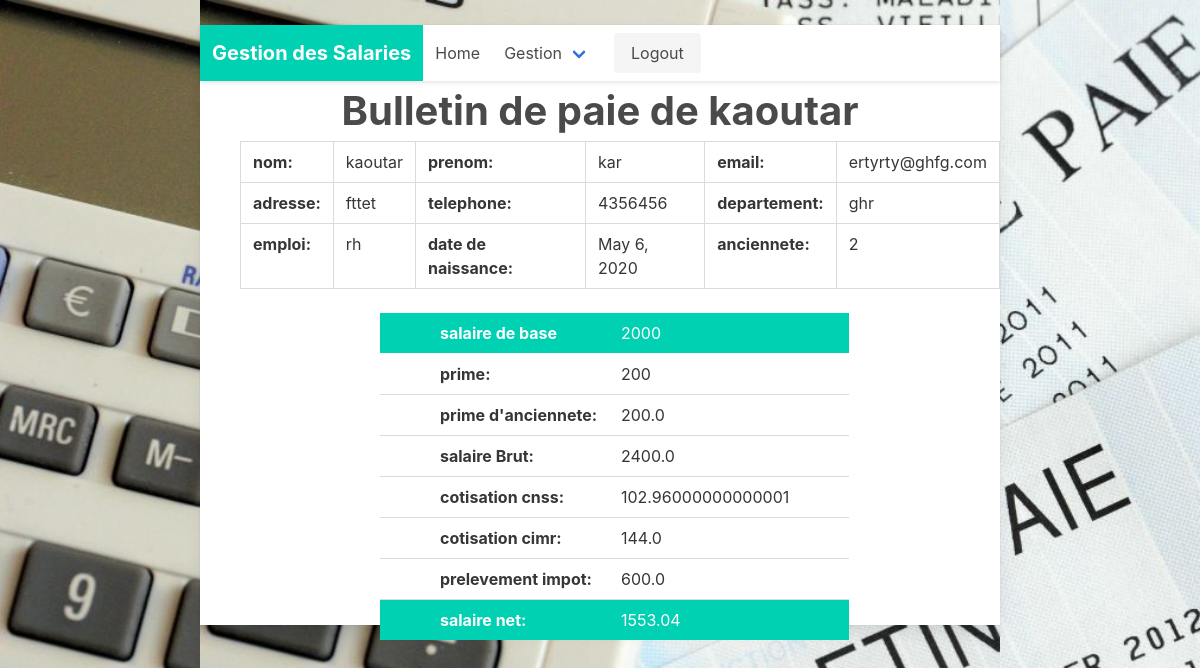
Page /gestion/getEMpl/3 (signed in) on the committed database.
### gestion/models.py (models this page shows)
class Employe(models.Model):
    matricule = models.CharField(max_length=20)
    nom = models.CharField(max_length=30)
    prenom = models.CharField(max_length=30)
    cin = models.CharField(max_length=10)
    adresse = models.CharField(max_length=150)
    telephone = models.CharField(max_length=10)
    email = models.EmailField(max_length=200)
    dateNaissance = models.DateField()
    departement = models.CharField(max_length=30)
    emploiOccupe = models.CharField(max_length=30)
    Anciennete = models.IntegerField()
    salaireBase = models.IntegerField()
    """la notation ManyToOne"""
    bulletinPaie = models.ForeignKey('BulletinPaie', on_delete=models.CASCADE)
    user = models.OneToOneField(User, on_delete=models.CASCADE)
    """def __str__(self):
        return self.matricule, " ", self.nom, " ", self.prenom, " ", self.cin, " ", self.adresse, " ", self.telephone\
            , " ", self.email, " ", self.dateNaissance, " ", self.departement, " ", self.emploiOccupe\
            , " ", self.Anciennete, " ", self.salaireBase"""

class BulletinPaie(models.Model):
    prime = models.IntegerField()
    p_impot = 0.25
    p_cnss = 0.0429
    p_cimr = 0.06
    """def __str__(self):
        return self.prime, " ", self.p_impot, " ", self.p_cnss, " ", self.p_cimr"""

### gestion/views.py (the view)
# urls.py: url('getEMpl/(?P<pk>.+)', view=calculSalaireNet, name='getsal'),
@login_required(login_url='index')
def calculSalaireNet(request, pk):
    s = Salarie.objects.get(id=pk)
    if s.Anciennete < 2:
        primeAnciennete = 0
    elif s.Anciennete > 2 & s.Anciennete < 5:
        primeAnciennete = s.salaireBase*0.05
    elif s.Anciennete > 5 & s.Anciennete < 12:
        primeAnciennete = s.salaireBase * 0.1
    elif s.Anciennete > 12 & s.Anciennete < 20:
        primeAnciennete = s.salaireBase * 0.15
    elif s.Anciennete > 20 & s.Anciennete < 25:
        primeAnciennete = s.salaireBase * 0.2
    else:
        primeAnciennete = s.salaireBase * 0.25
    salaireBrut = s.salaireBase + primeAnciennete + s.bulletinPaie.prime
    if salaireBrut <= 6000:
        cnss = salaireBrut * s.bulletinPaie.p_cnss
    else:
        cnss = 6000 * s.bulletinPaie.p_cnss
    cimr = salaireBrut * s.bulletinPaie.p_cimr
    impot = salaireBrut * s.bulletinPaie.p_impot
    salaireNet = salaireBrut - cnss - cimr - impot
    return render(request, 'getSalarie.html', {"user": s, 'primeAnciennete': primeAnciennete, 'salaireBrut': salaireBrut, 'cnss': cnss, 'cimr': cimr, 'impot': impot, 'salaireNet': salaireNet})

### templates/getSalarie.html (shortened to what this page needs)
{% extends 'base.html' %}
{% block content %}
        <h2 class=" is-size-2 has-text-centered has-text-weight-bold "> Bulletin de paie de {{ user.nom }}</h2>
    <table class="table is-bordered"style="margin-left: 40px">
       <tr> <th>nom:</th> <td>{{ user.nom }}</td><th>prenom:</th> <td>{{ user.prenom }}</td><th>email: </th><td>{{ user.email }}</td></tr>
        <tr><th>adresse:</th> <td>{{ user.adresse }}</td><th>telephone:</th> <td>{{ user.telephone }}</td><th>departement:</th> <td>{{ user.departement }}</td></tr>
        <tr><th>emploi:</th> <td>{{ user.emploiOccupe }}</td><th>date de naissance:</th> <td>{{ user.dateNaissance }}</td><th>anciennete:</th> <td>{{ user.Anciennete}}</td></tr>
    </table>
    <table class="table" style="margin-left: 180px">
        <tr class="is-selected" ><td></td><td></td><th>salaire de base </th><td>{{ user.salaireBase}}</td><td></td><td></td></tr>
        <tr><td></td><td></td><th>prime:</th> <td>{{ user.bulletinPaie.prime}}</td><td></td><td></td></tr>
        <tr><td></td><td></td><th>prime d'anciennete: </th><td>{{primeAnciennete}} </td><td></td><td></td></tr>
     <tr><td></td><td></td><th>salaire Brut:</th> <td>{{salaireBrut}} </td><td></td><td></td></tr>
     <tr><td></td><td></td><th>cotisation cnss: </th><td>{{cnss}} </td><td></td><td></td></tr>
     <tr><td></td><td></td><th>cotisation cimr:</th> <td>{{cimr}} </td><td></td><td></td></tr>
     <tr><td></td><td></td><th>prelevement impot: </th><td>{{impot}} </td><td></td><td></td></tr>
     <tr class="is-selected"><td></td><td></td><th>salaire net:</th> <td>{{salaireNet}} </td><td></td><td></td></tr>
    </table>
{% endblock %}

### static/css/base.css (style rules this page uses)
html,body { background-image: url('/static/images/salaire.jpg'); background-size: cover; background-repeat: no-repeat; height: 100%; display: inline-block; text-align: center; }

### rows in the picture
Employe: nom "kaoutar", prenom "kar", email "ertyrty@ghfg.com", adresse "fttet", telephone "4356456", departement "ghr", emploiOccupe "rh", dateNaissance "May 6, 2020", Anciennete "2", salaireBase "2000", bulletinPaie.prime "200"

### other values in the picture
{{ primeAnciennete }} "200.0"
{{ salaireBrut }} "2400.0"
{{ cnss }} "102.96000000000001"
{{ cimr }} "144.0"
{{ impot }} "600.0"
{{ salaireNet }} "1553.04"
